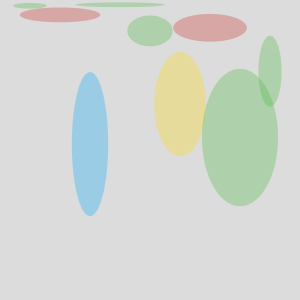
Frame 1 (no input)
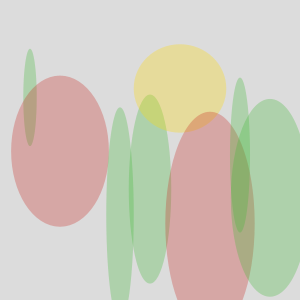
Frame 60 (the mouse pressed at the canvas centre just before this capture)
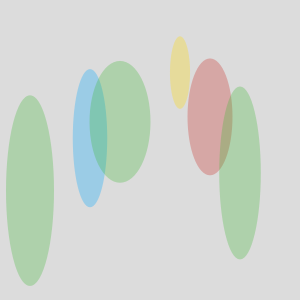
Frame 120 (the mouse held since frame 60 and released just before this capture)

The Processing sketch that drew these frames (run headless with seeded random() and noise(); from frame 60 on, the mouse is pressed at the canvas centre):

// Processing sketch: processing_20509
// ── processing_20509.pde

int num = 10;
float mySize = 50;
float[] ypos = new float[num];
float[] speed = new float[num];
color[] myColors = new color[4];
int[] col = new int[num];

void setup() {

  size(300,300);

  //explicitly add colors to the myColors array
  myColors[0] = color(200,40,35,75);
  myColors[1] = color(65,185,54,75);
  myColors[2] = color(255,217,0,75);
  myColors[3] = color(0,168,255,75);

  //use a loop to randomly seed ypos, speed, and col
  for(int i=num-1; i>=0; i--) {
    ypos[i] = random(0,height);
    speed[i] = random(-3,3);
    col[i] = floor(random(0,4));
  }
  noStroke();
  smooth();
}

void draw() {
  background(220);
  
  for(int i=0; i<num-1; i++) {
    //use the int from col[] to choose the fill from myColors[]
    fill(myColors[col[i]]);
    //draw the ellipse using ypos[]
    ellipse(width/num * i + width/num, ypos[i], random(10,100), -ypos[i]);
    //update ypos[] with speed[]
    ypos[i] = ypos[i] + speed[i];
    
    //if the circles go off the screen, reset them
    if(ypos[i] > height + mySize/2) ypos[i] = -mySize/2;
    if(ypos[i] < -mySize/2) ypos[i] = height - +mySize/2;
  }
}
